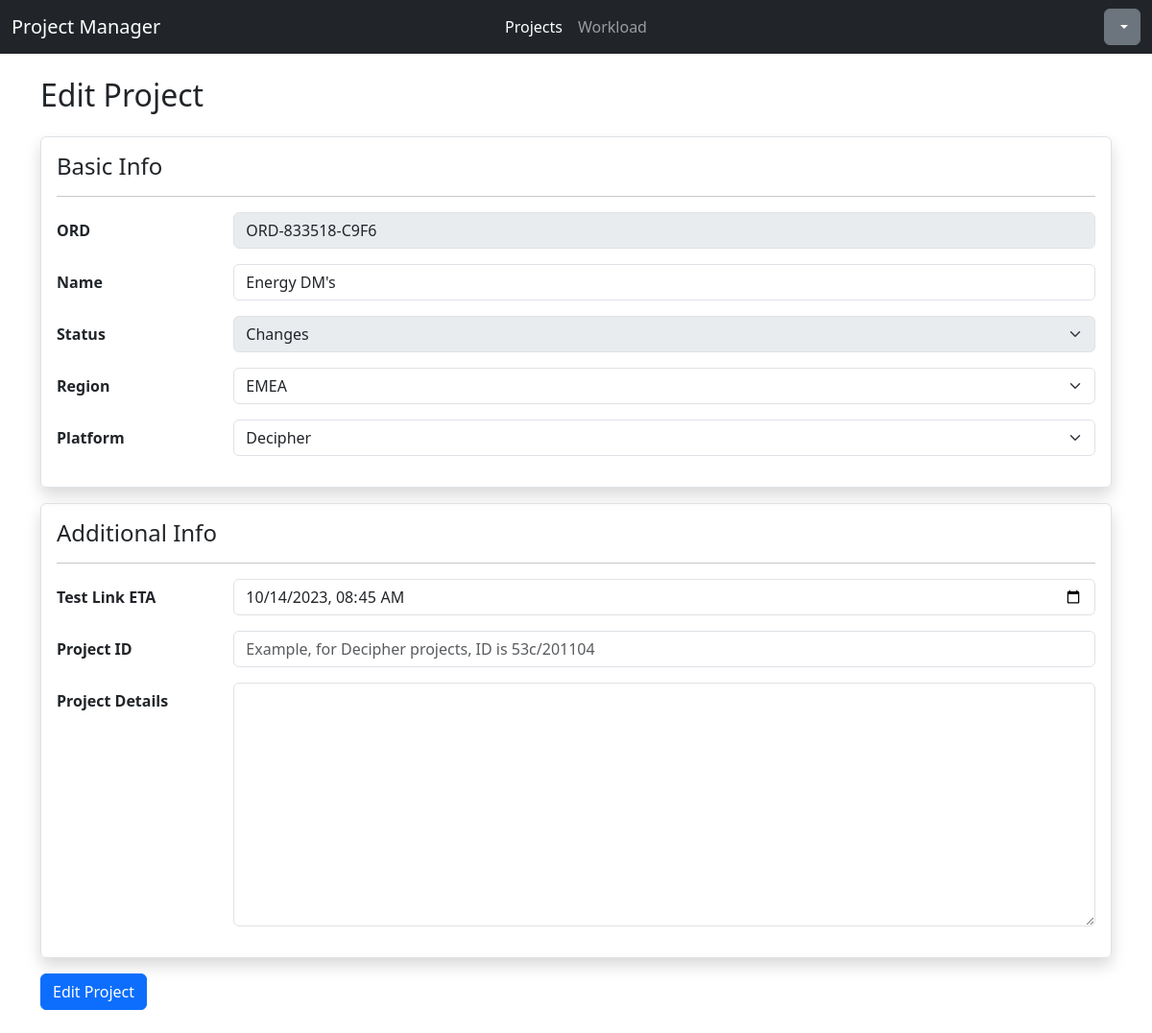
The page /projects/edit/LSMVVS on the database as committed earlier.
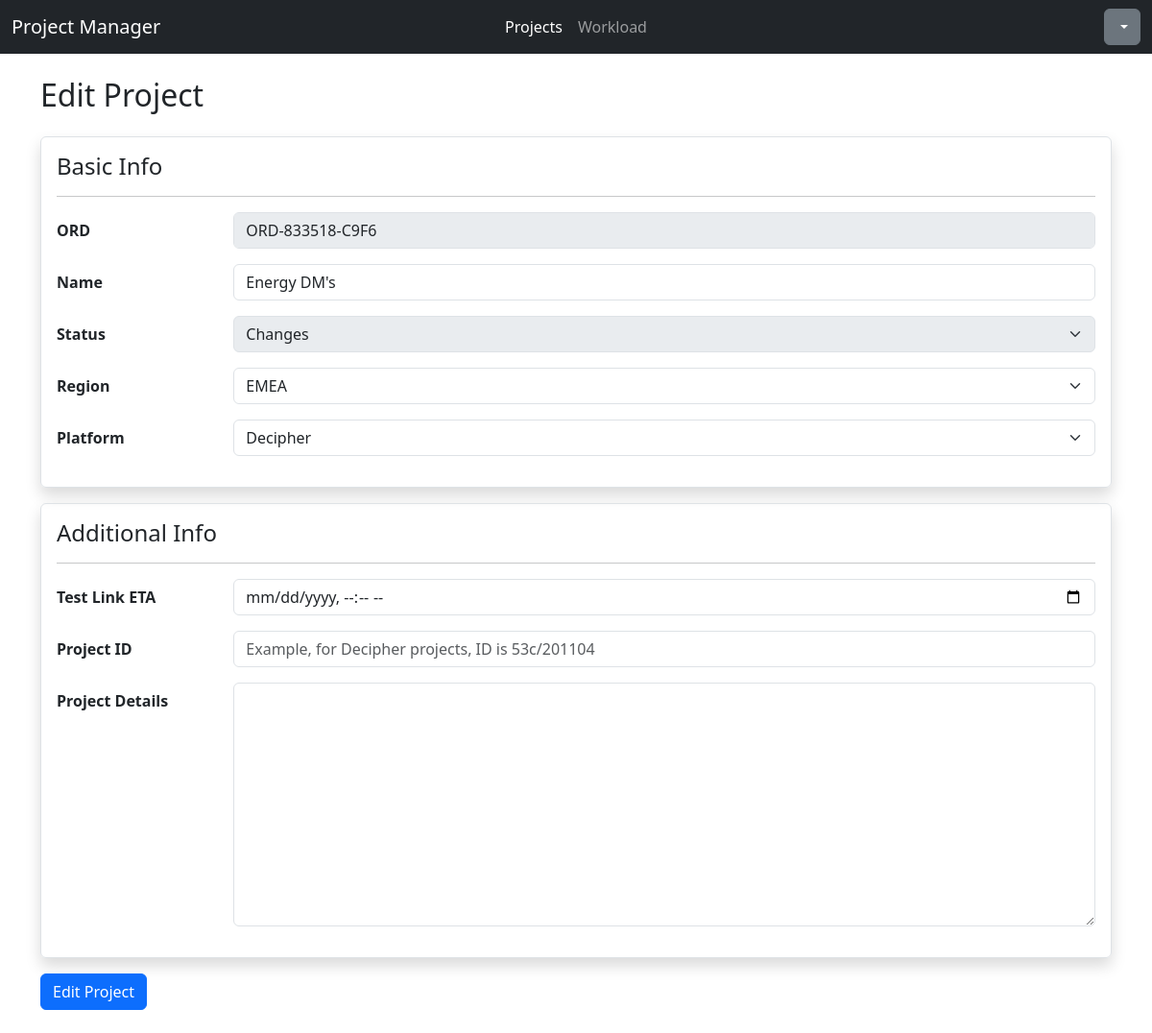
The same page on the database as committed later.
### api/models.py (models this page shows, shortened)
class Project(models.Model):
    STATUS_CHOICES = [
     ("Headsup","Headsup"),
     ("Programming","Programming"),
     ("Changes","Changes"),
     ("Live", "Live"),
     ("Closed", "Closed")
    ]
    REGION_CHOICES = [
      ("APAC","APAC"),
      ("EMEA","EMEA"),
      ("NA","NA")
    ]
    PLATFORM_CHOICES = [
      ("Decipher", "Decipher"),
      ("CMIX","CMIX"),
      ("Confirmit","Confirmit")
    ]
    __original_eta = None
    code = models.SlugField(max_length=8, default=generate_unique_code, unique=True)
    ord = models.CharField(max_length=15, unique=True, validators=[RegexValidator(regex="^ORD-[0-9]{6}-[0-9A-Z]{4}$", message="Please enter the ORD in ORD-XXXXX-XXXX format.")])
    project_name = models.CharField(max_length=200)
    status = models.CharField(max_length=20, default="Headsup", choices=STATUS_CHOICES)
    created_date = models.DateField(auto_now_add=True)
    region = models.CharField(max_length=10, blank=True, choices=REGION_CHOICES)
    pid = models.CharField(max_length=20, blank=True)
    platform = models.CharField(max_length=15, default="Decipher", choices=PLATFORM_CHOICES)
    eta = models.DateTimeField(null=True,blank=True)
    details = models.TextField(max_length=255, blank=True)
    def __init__(self, *args, **kwargs):
        super().__init__(*args, **kwargs)
        self.__original_eta = self.eta

### testfront/views.py (the view, shortened to what this page needs)
# urls.py: path('edit/<project_code>', views.projectedit, name="projectedit"),
def projectedit(request, project_code):
    editproj =get_object_or_404(Project, code=project_code)
    if request.method == "GET":
        form = ProjectForm(instance = editproj, method="edit")
        return render(request, "testfront/formproject.html", {
            "form": form,
            "formText": "Edit"
        })

### testfront/templates/testfront/formproject.html (shortened to what this page needs)
{% extends "base.html" %}
{% load static %}
{% block css %} {% static "css/index.css" %} {% endblock %}
{% block body %}
<h2>{{formText}} Project</h2>
<form class="my-4" method="POST" novalidate>
  <fieldset class="border p-3 rounded shadow">
    <h4>Basic Info</h4>
    <hr />
    <div class="row mb-3">
      <label for="{{ form.ord.id_for_label }}" class="col-form-label fw-bold col-sm-2"
        >ORD</label
      >
      <div class="col-sm-10">
        {{ form.ord }}
      </div>
    </div>
    <div class="row mb-3">
      <label
        for="{{ form.project_name.id_for_label }}"
        class="form-label fw-bold col-form-label col-sm-2"
        >Name</label
      >
      <div class="col-sm-10">
        {{ form.project_name }}
      </div>
    </div>
    <div class="row mb-3">
      <label for="{{ form.status.id_for_label }}" class="col-form-label fw-bold col-sm-2"
        >Status</label
      >
      <div class="col-sm-10">
        {{ form.status }}
      </div>
    </div>
    <div class="row mb-3">
      <label for="{{ form.region.id_for_label }}" class="col-form-label fw-bold col-sm-2"
        >Region</label
      >
      <div class="col-sm-10">
        {{ form.region }}
      </div>
    </div>
    <div class="row mb-3">
        <label for="{{ form.platform.id_for_label }}" class="col-form-label fw-bold col-sm-2"
          >Platform</label
        >
        <div class="col-sm-10">
          {{ form.platform }}
        </div>
      </div>
  </fieldset>
  <fieldset class="my-3 border p-3 rounded shadow">
    <h4>Additional Info</h4>
    <hr/>
    <div class="row mb-3">
      <label for="{{ form.eta.id_for_label }}" class="col-form-label fw-bold col-sm-2"
        >Test Link ETA</label
      >
      <div class="col-sm-10">
        {{ form.eta }}
      </div>
    </div>
    <div class="row mb-3">
        <label for="{{ form.pid.id_for_label }}" class="col-form-label fw-bold col-sm-2"
            >Project ID</label
        >
        <div class="col-sm-10">
            {{ form.pid }}
        </div>
    </div>
    <div class="row mb-3">
        <label for="{{ form.details.id_for_label }}" class="col-form-label fw-bold col-sm-2"
            >Project Details</label
        >
        <div class="col-sm-10">
          {{ form.details }}
        </div>
    </div>
  </fieldset>
  <button type="submit" class="btn btn-primary">{{formText}} Project</button>
</form>
{% endblock %}

Rows that differ between the two databases and show on the page:
changed Project "ORD-833518-C9F6": eta "10/14/2023 08:45" → (not shown)
